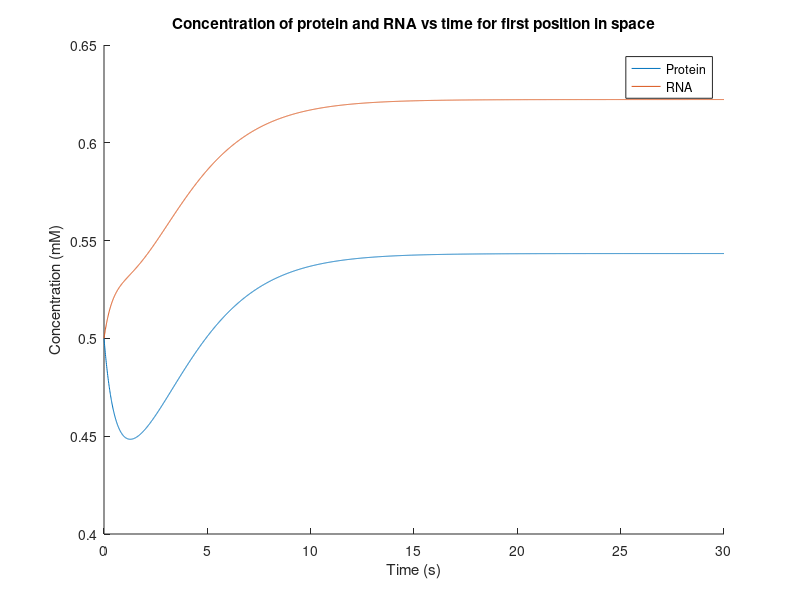
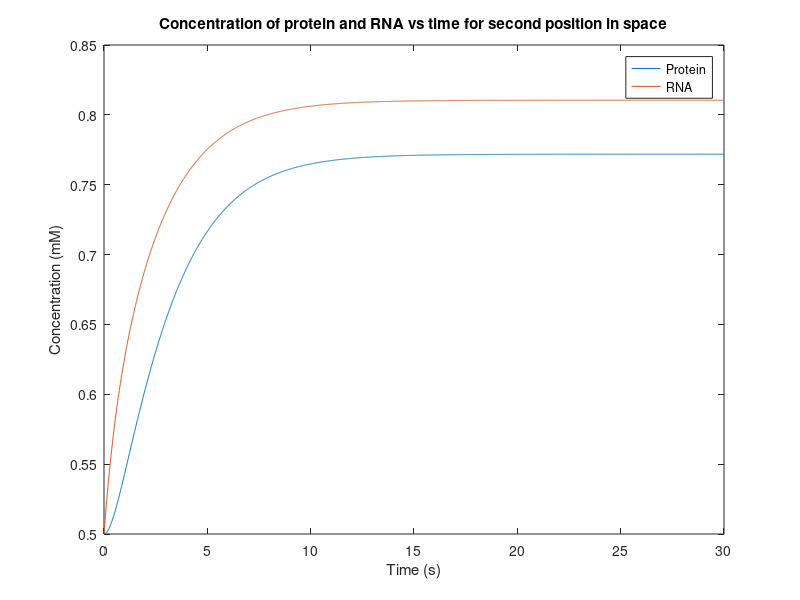
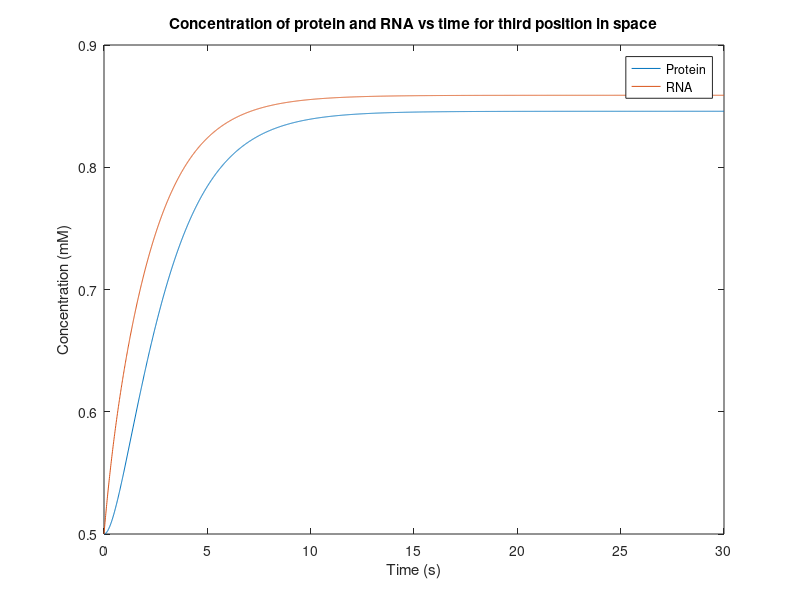
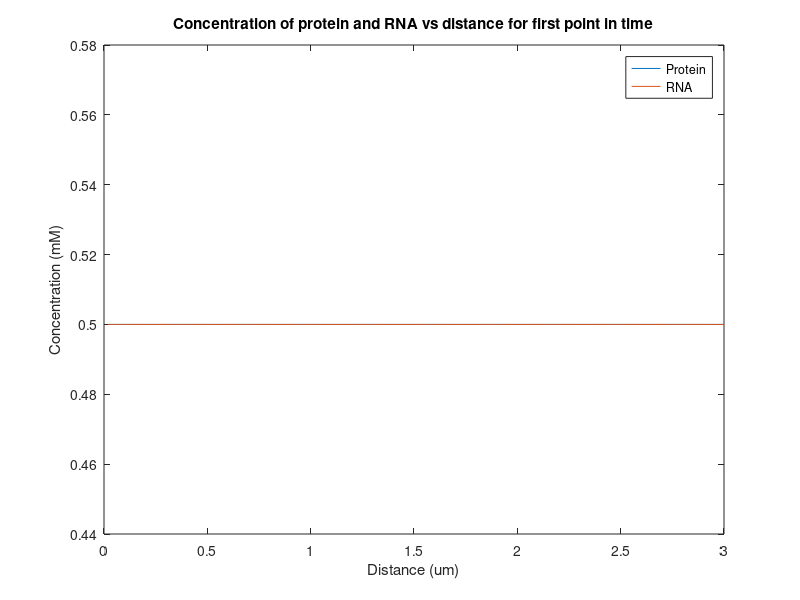

MATLAB code for these plots, in order:
%set up time and space parameters
timestep = 0.01;
totaltime = 30;
time = (0:timestep:totaltime);
numtsteps = totaltime/timestep;
distancestep = 0.02;
totaldistance = 3;
distance = (distancestep:distancestep:totaldistance);
numdsteps = totaldistance/distancestep;

%initialize protein and RNA matrices: rows are distance, columns are time
Xrna = zeros(numdsteps, numtsteps);
Xprot = zeros(numdsteps, numtsteps);

%initial conditions
Xrna(:,1) = 0.5;
Xprot(:,1) = 0.5;

for (t=1:numtsteps)
    for (i=1:numdsteps)
        
        
       
        %find laplacian for each species with absorbing boundary conditions
        switch i
            case 1
                lap_rna = (Xrna(2,t) - 2*Xrna(1,t))/ distancestep^2;
                lap_prot = (Xprot(2,t) - 2*Xprot(1,t))/ distancestep^2;
            case numdsteps
                lap_rna = (Xrna(numdsteps-1,t)-2*Xrna(numdsteps,t)) / distancestep^2;
                lap_prot = (Xprot(numdsteps-1,t)-2*Xprot(numdsteps,t)) / distancestep^2;
            otherwise               
                lap_rna = (Xrna(i+1, t) + Xrna(i-1, t) - 2*Xrna(i, t)) / distancestep^2;
                lap_prot = (Xprot(i+1, t) + Xprot(i-1, t) - 2*Xprot(i, t)) / distancestep^2;
        end
        
        
        %find rates for each species
        dXprot_dt = Xrna(i, t) - Xprot(i, t) + 0.0001*lap_prot;
        dXrna_dt = ( (Xprot(i,t)^2)/((0.33^2) + (Xprot(i,t)^2)) ) - Xrna(i,t) + 0.0001*lap_rna;
        
        %forward euler
        Xprot(i, t+1) = Xprot(i,t) + dXprot_dt*timestep;
        Xrna(i, t+1) = Xrna(i,t) + dXrna_dt*timestep;
        
    end    
    
end
hold on
figure(1)
plot(time, Xprot(1,:), 'DisplayName', 'Protein')
plot(time, Xrna(1,:), 'DisplayName', 'RNA')
title('Concentration of protein and RNA vs time for first position in space')
xlabel('Time (s)')
ylabel('Concentration (mM)')
legend()
hold off

figure(2)
plot(time, Xprot(2,:), 'DisplayName', 'Protein')
hold on
plot(time, Xrna(2,:), 'DisplayName', 'RNA')
title('Concentration of protein and RNA vs time for second position in space')
xlabel('Time (s)')
ylabel('Concentration (mM)')
legend()
hold off

figure(3)
plot(time, Xprot(3,:), 'DisplayName', 'Protein')
hold on
plot(time, Xrna(3,:), 'DisplayName', 'RNA')
title('Concentration of protein and RNA vs time for third position in space')
xlabel('Time (s)')
ylabel('Concentration (mM)')
legend()
hold off

figure(4)
plot(distance, Xprot(:,1), 'DisplayName', 'Protein')
hold on
plot(distance, Xrna(:,1), 'DisplayName', 'RNA')
title('Concentration of protein and RNA vs distance for first point in time')
xlabel('Distance (um)')
ylabel('Concentration (mM)')
legend()
hold off

figure(5)
plot(distance, Xprot(:,numtsteps), 'DisplayName', 'Protein')
hold on
plot(distance, Xrna(:,numtsteps), 'DisplayName', 'RNA')
title('Concentration of protein and RNA vs distance for last point in time')
xlabel('Distance (um)')
ylabel('Concentration (mM)')
hold off
legend()
